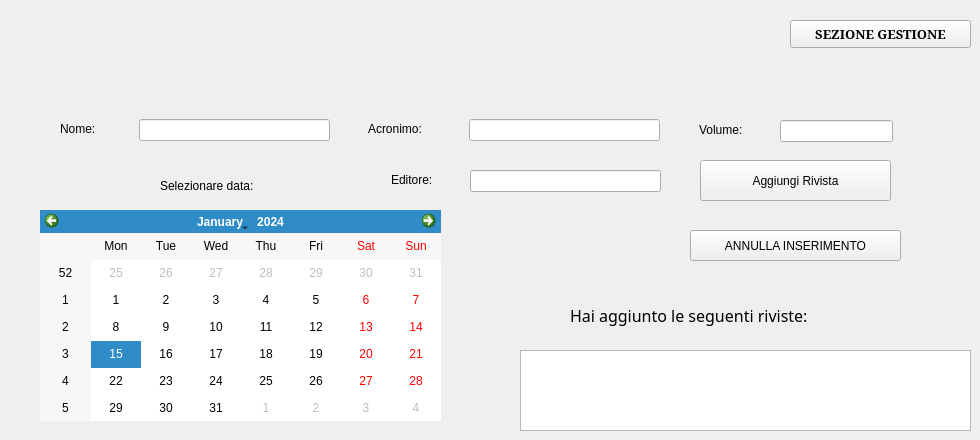
      <widget class="QWidget" name="SezioneRivista">
       <attribute name="title">
        <string>Rivista</string>
       </attribute>
       <widget class="QLabel" name="label_15">
        <property name="geometry">
         <rect>
          <x>60</x>
          <y>120</y>
          <width>44</width>
          <height>18</height>
         </rect>
        </property>
        <property name="font">
         <font>
          <pointsize>9</pointsize>
          <weight>50</weight>
          <bold>false</bold>
         </font>
        </property>
        <property name="text">
         <string>Nome:</string>
        </property>
       </widget>
       <widget class="QLineEdit" name="nomeRivista">
        <property name="geometry">
         <rect>
          <x>139</x>
          <y>119</y>
          <width>191</width>
          <height>22</height>
         </rect>
        </property>
       </widget>
       <widget class="QCalendarWidget" name="dataRivista">
        <property name="geometry">
         <rect>
          <x>40</x>
          <y>210</y>
          <width>401</width>
          <height>211</height>
         </rect>
        </property>
        <property name="font">
         <font>
          <pointsize>9</pointsize>
          <weight>50</weight>
          <bold>false</bold>
         </font>
        </property>
        <property name="cursor">
         <cursorShape>CrossCursor</cursorShape>
        </property>
       </widget>
       <widget class="QLabel" name="label_16">
        <property name="geometry">
         <rect>
          <x>160</x>
          <y>160</y>
          <width>131</width>
          <height>51</height>
         </rect>
        </property>
        <property name="text">
         <string>Selezionare data:</string>
        </property>
       </widget>
       <widget class="QLabel" name="label_17">
        <property name="geometry">
         <rect>
          <x>368</x>
          <y>120</y>
          <width>67</width>
          <height>18</height>
         </rect>
        </property>
        <property name="font">
         <font>
          <pointsize>9</pointsize>
          <weight>50</weight>
          <bold>false</bold>
         </font>
        </property>
        <property name="text">
         <string>Acronimo:</string>
        </property>
       </widget>
       <widget class="QLineEdit" name="acronimoRivista">
        <property name="geometry">
         <rect>
          <x>469</x>
          <y>119</y>
          <width>191</width>
          <height>22</height>
         </rect>
        </property>
       </widget>
       <widget class="QLabel" name="label_18">
        <property name="geometry">
         <rect>
          <x>699</x>
          <y>119</y>
          <width>51</width>
          <height>21</height>
         </rect>
        </property>
        <property name="font">
         <font>
          <pointsize>9</pointsize>
          <weight>50</weight>
          <bold>false</bold>
         </font>
        </property>
        <property name="text">
         <string>Volume:</string>
        </property>
       </widget>
       <widget class="QLabel" name="inserimentoDati3">
        <property name="geometry">
         <rect>
          <x>50</x>
          <y>40</y>
          <width>431</width>
          <height>61</height>
         </rect>
        </property>
        <property name="font">
         <font>
          <family>Stencil</family>
          <pointsize>24</pointsize>
          <weight>50</weight>
          <bold>false</bold>
         </font>
        </property>
        <property name="text">
         <string/>
        </property>
        <property name="pixmap">
         <pixmap resource="Risorse.qrc">:/img/img/inserimento_dati.png</pixmap>
        </property>
       </widget>
       <widget class="QLineEdit" name="volumeRivista">
        <property name="geometry">
         <rect>
          <x>780</x>
          <y>120</y>
          <width>113</width>
          <height>22</height>
         </rect>
        </property>
       </widget>
       <widget class="QLineEdit" name="editoreRivista">
        <property name="geometry">
         <rect>
          <x>470</x>
          <y>170</y>
          <width>191</width>
          <height>22</height>
         </rect>
        </property>
       </widget>
       <widget class="QLabel" name="label_20">
        <property name="geometry">
         <rect>
          <x>391</x>
          <y>171</y>
          <width>61</width>
          <height>18</height>
         </rect>
        </property>
        <property name="font">
         <font>
          <pointsize>9</pointsize>
          <weight>50</weight>
          <bold>false</bold>
         </font>
        </property>
        <property name="text">
         <string>Editore:</string>
        </property>
       </widget>
       <widget class="QPushButton" name="bottoneRivista">
        <property name="geometry">
         <rect>
          <x>700</x>
          <y>160</y>
          <width>191</width>
          <height>41</height>
         </rect>
        </property>
        <property name="text">
         <string>Aggiungi Rivista</string>
        </property>
       </widget>
       <widget class="QLabel" name="label_21">
        <property name="geometry">
         <rect>
          <x>570</x>
          <y>300</y>
          <width>341</width>
          <height>31</height>
         </rect>
        </property>
        <property name="font">
         <font>
          <family>8514oem</family>
          <pointsize>12</pointsize>
          <weight>50</weight>
          <bold>false</bold>
          <underline>false</underline>
         </font>
        </property>
        <property name="text">
         <string>Hai aggiunto le seguenti riviste:</string>
        </property>
       </widget>
       <widget class="QListWidget" name="listaRivista">
        <property name="geometry">
         <rect>
          <x>520</x>
          <y>350</y>
          <width>451</width>
          <height>81</height>
         </rect>
        </property>
        <property name="font">
         <font>
          <pointsize>10</pointsize>
          <weight>50</weight>
          <italic>true</italic>
          <bold>false</bold>
         </font>
        </property>
       </widget>
       <widget class="QPushButton" name="annullaRivista">
        <property name="geometry">
         <rect>
          <x>690</x>
          <y>230</y>
          <width>211</width>
          <height>31</height>
         </rect>
        </property>
        <property name="text">
         <string>ANNULLA INSERIMENTO</string>
        </property>
       </widget>
       <widget class="QPushButton" name="homeGestore_5">
        <property name="geometry">
         <rect>
          <x>790</x>
          <y>20</y>
          <width>181</width>
          <height>28</height>
         </rect>
        </property>
        <property name="font">
         <font>
          <family>MS Serif</family>
          <pointsize>10</pointsize>
          <weight>75</weight>
          <bold>true</bold>
         </font>
        </property>
        <property name="text">
         <string>SEZIONE GESTIONE</string>
        </property>
       </widget>
      </widget>
